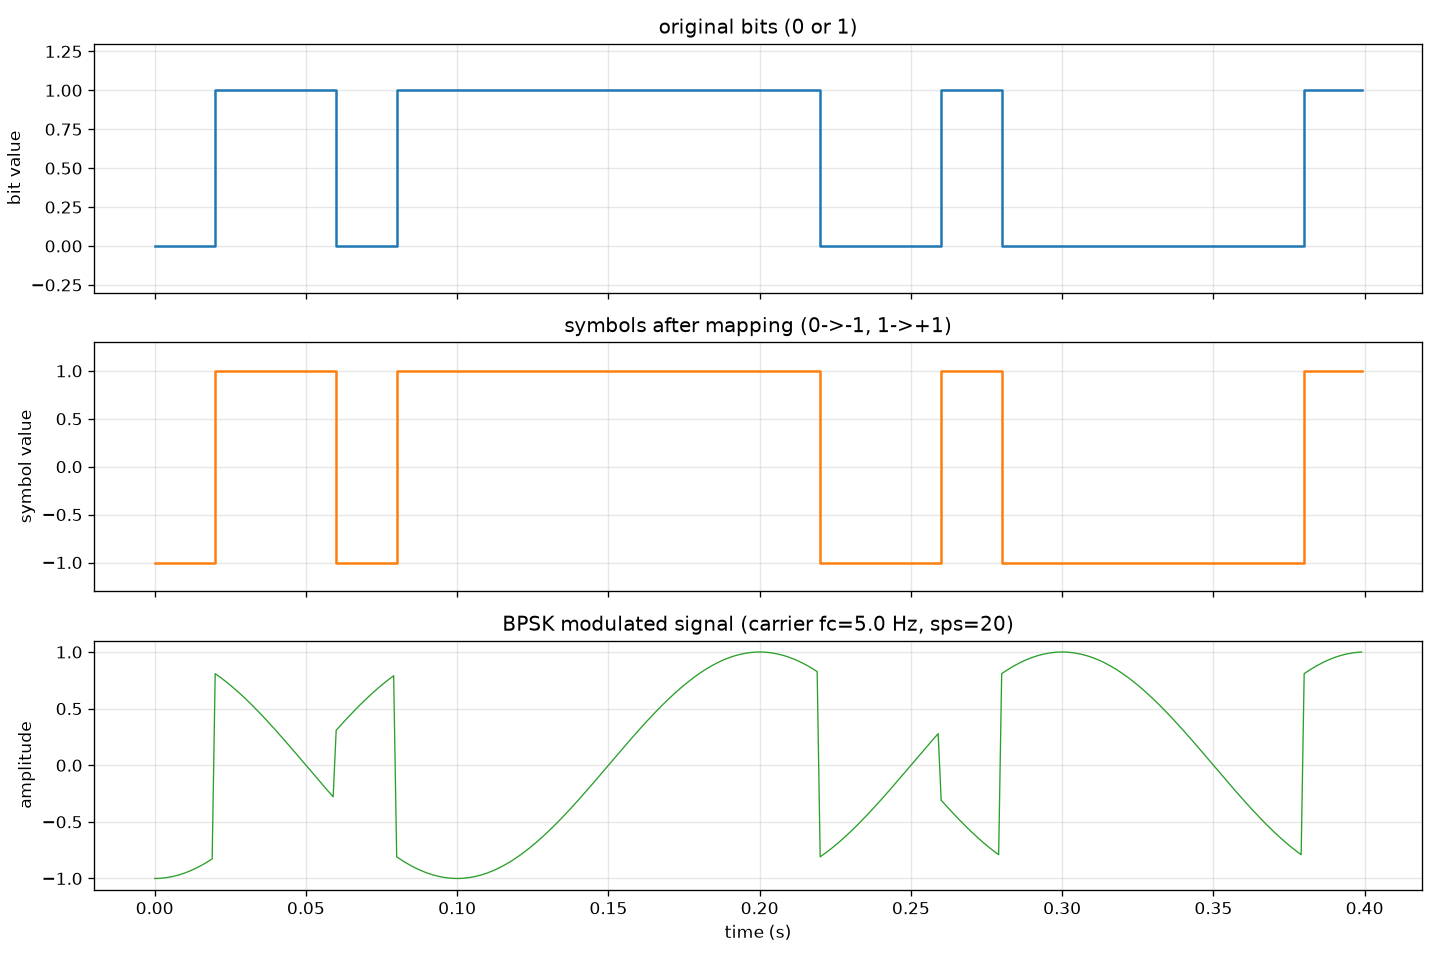

Here is the Python script that generated this plot:
# BPSK Modulation
import matplotlib.pyplot as plt
import numpy as np


np.random.seed(0)   # Fix the initial state of the random number generator.

num_bits = 20
bits = np.random.randint(0, 2, num_bits)

sps = 20    # samples_per_bit
fc = 5.0    # carrier_frequency
fs = 1000.0

symbols = 2 * bits - 1  # Turn {0, 1} to {-1, 1}

samples_per_bit = np.repeat(symbols, sps)

n = np.arange(len(samples_per_bit))
t = n / fs
carrier = np.cos(2 * np.pi * fc * t)

bpsk_signal = samples_per_bit * carrier

fig, axes = plt.subplots(3, 1, figsize=(12, 8), sharex=True)

axes[0].step(t, np.repeat(bits, sps), where="post", color="C0") # step() -> stepped line
                                                                # where="post" -> Specify the step change occurs after the data point.
axes[0].set_ylabel("bit value")
axes[0].set_title("original bits (0 or 1)")
axes[0].set_ylim(-0.3, 1.3)
axes[0].grid(True, alpha=0.3)

axes[1].step(t, samples_per_bit, where="post", color="C1")
axes[1].set_ylabel("symbol value")
axes[1].set_title("symbols after mapping (0->-1, 1->+1)")
axes[1].set_ylim(-1.3, 1.3)
axes[1].grid(True, alpha=0.3)

axes[2].plot(t, bpsk_signal, color="C2", linewidth=0.8)
axes[2].set_xlabel("time (s)")
axes[2].set_ylabel("amplitude")
axes[2].set_title(f"BPSK modulated signal (carrier fc={fc} Hz, sps={sps})")
axes[2].grid(True, alpha=0.3)

fig.tight_layout()
fig.savefig("d19_bpsk_mod.png", dpi=120)
print("saved to d19_bpsk_mod.png")

print("original bits:", bits)
print("mapped symbols:", symbols)
